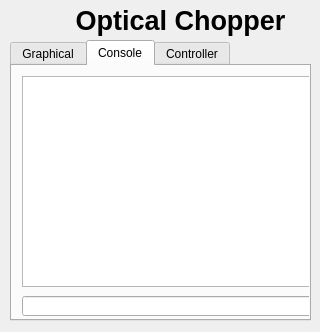
<?xml version="1.0" encoding="UTF-8"?>
<ui version="4.0">
 <class>Widget</class>
 <widget class="QWidget" name="Widget">
  <property name="geometry">
   <rect>
    <x>0</x>
    <y>0</y>
    <width>320</width>
    <height>332</height>
   </rect>
  </property>
  <property name="focusPolicy">
   <enum>Qt::ClickFocus</enum>
  </property>
  <property name="windowTitle">
   <string>Widget</string>
  </property>
  <widget class="QLabel" name="title_label">
   <property name="geometry">
    <rect>
     <x>10</x>
     <y>0</y>
     <width>341</width>
     <height>41</height>
    </rect>
   </property>
   <property name="font">
    <font>
     <family>Meiryo UI</family>
     <pointsize>20</pointsize>
     <weight>75</weight>
     <bold>true</bold>
    </font>
   </property>
   <property name="text">
    <string>Optical Chopper</string>
   </property>
   <property name="alignment">
    <set>Qt::AlignCenter</set>
   </property>
  </widget>
  <widget class="QTabWidget" name="tabWidget">
   <property name="geometry">
    <rect>
     <x>10</x>
     <y>40</y>
     <width>301</width>
     <height>281</height>
    </rect>
   </property>
   <property name="tabPosition">
    <enum>QTabWidget::North</enum>
   </property>
   <property name="tabShape">
    <enum>QTabWidget::Rounded</enum>
   </property>
   <property name="currentIndex">
    <number>1</number>
   </property>
   <widget class="QWidget" name="graphical_tab">
    <attribute name="title">
     <string>Graphical</string>
    </attribute>
    <widget class="QPushButton" name="on_button">
     <property name="geometry">
      <rect>
       <x>10</x>
       <y>10</y>
       <width>131</width>
       <height>41</height>
      </rect>
     </property>
     <property name="font">
      <font>
       <family>Meiryo UI</family>
       <pointsize>14</pointsize>
       <weight>75</weight>
       <italic>false</italic>
       <bold>true</bold>
      </font>
     </property>
     <property name="styleSheet">
      <string notr="true">color: rgb(0, 200, 0);
font: bold 14pt &quot;Meiryo UI&quot;;</string>
     </property>
     <property name="text">
      <string>ON</string>
     </property>
     <property name="checkable">
      <bool>true</bool>
     </property>
    </widget>
    <widget class="QPushButton" name="off_button">
     <property name="geometry">
      <rect>
       <x>140</x>
       <y>10</y>
       <width>151</width>
       <height>41</height>
      </rect>
     </property>
     <property name="font">
      <font>
       <family>Meiryo UI</family>
       <pointsize>14</pointsize>
       <weight>75</weight>
       <italic>false</italic>
       <bold>true</bold>
      </font>
     </property>
     <property name="styleSheet">
      <string notr="true">color: rgb(250, 0, 0);
font: bold 14pt &quot;Meiryo UI&quot;;</string>
     </property>
     <property name="text">
      <string>OFF</string>
     </property>
     <property name="checkable">
      <bool>true</bool>
     </property>
     <property name="checked">
      <bool>false</bool>
     </property>
    </widget>
    <widget class="QLineEdit" name="freq_edit">
     <property name="geometry">
      <rect>
       <x>10</x>
       <y>60</y>
       <width>231</width>
       <height>41</height>
      </rect>
     </property>
     <property name="font">
      <font>
       <family>Meiryo UI</family>
       <pointsize>20</pointsize>
      </font>
     </property>
     <property name="layoutDirection">
      <enum>Qt::LeftToRight</enum>
     </property>
     <property name="styleSheet">
      <string notr="true"/>
     </property>
     <property name="inputMask">
      <string/>
     </property>
     <property name="text">
      <string/>
     </property>
     <property name="maxLength">
      <number>7</number>
     </property>
     <property name="alignment">
      <set>Qt::AlignRight|Qt::AlignTrailing|Qt::AlignVCenter</set>
     </property>
    </widget>
    <widget class="QLabel" name="hz_label">
     <property name="geometry">
      <rect>
       <x>250</x>
       <y>60</y>
       <width>41</width>
       <height>41</height>
      </rect>
     </property>
     <property name="font">
      <font>
       <family>Meiryo UI</family>
       <pointsize>20</pointsize>
      </font>
     </property>
     <property name="text">
      <string>Hz</string>
     </property>
    </widget>
   </widget>
   <widget class="QWidget" name="console_tab">
    <attribute name="title">
     <string>Console</string>
    </attribute>
    <widget class="QPlainTextEdit" name="read_area">
     <property name="geometry">
      <rect>
       <x>10</x>
       <y>10</y>
       <width>311</width>
       <height>211</height>
      </rect>
     </property>
     <property name="font">
      <font>
       <family>Courier New</family>
      </font>
     </property>
     <property name="textInteractionFlags">
      <set>Qt::TextSelectableByKeyboard|Qt::TextSelectableByMouse</set>
     </property>
    </widget>
    <widget class="QLineEdit" name="console_edit">
     <property name="geometry">
      <rect>
       <x>10</x>
       <y>230</y>
       <width>311</width>
       <height>20</height>
      </rect>
     </property>
     <property name="font">
      <font>
       <family>Courier New</family>
      </font>
     </property>
    </widget>
   </widget>
   <widget class="QWidget" name="controller_tab">
    <attribute name="title">
     <string>Controller</string>
    </attribute>
   </widget>
  </widget>
 </widget>
 <layoutdefault spacing="6" margin="11"/>
 <resources/>
 <connections/>
</ui>
